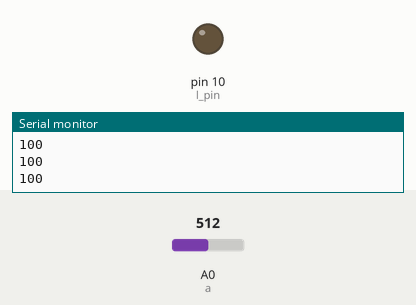
The sketch below on a simulated Arduino Uno, built with avr-gcc and run on an emulated ATmega328P. Parts: output pins drawn as LEDs (lit = HIGH), the last lines printed to the serial monitor. The inputs (shaded band) are chosen by the test bench; at power-on: A0 (a) = 512.

Above: at 1.2 s.
1.3 s: A0 (a) set to 604
2.8 s: A0 (a) set to 628
At 4.0 s:
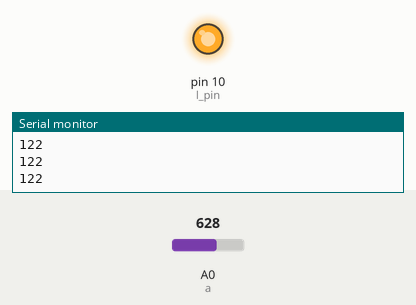
4.3 s: A0 (a) set to 511
At 5.5 s:
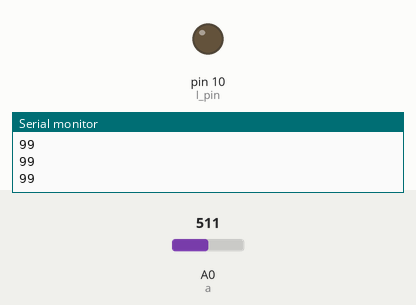
5.8 s: A0 (a) set to 716
At 6.7 s:
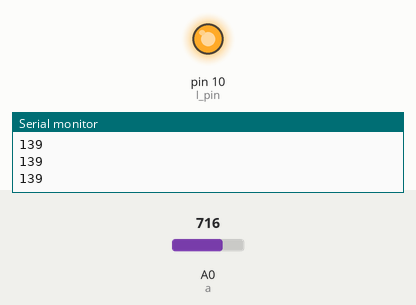
Timing chart, 0 to 8.3 s (numbered marks = the images above; inputs shaded):
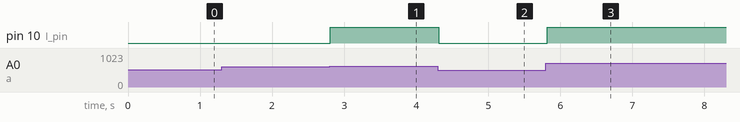

Measured:
- the behaviour switches between 613 and 614 on A0 (a) (found by bisection; images 0 and 1)
- after the input at 2.8 s, pin 10 (l_pin): LOW → HIGH at once
- after the input at 4.3 s, pin 10 (l_pin): HIGH → LOW at once
- after the input at 5.8 s, pin 10 (l_pin): LOW → HIGH at once

The sketch:

sensor.ino
```cpp
int a = A0;
int val = 0;
int l_pin = 10;

void setup()
{
    pinMode(l_pin, OUTPUT);
    Serial.begin(9600);
}

void loop()
{
    val = analogRead(a);
    val = map(val, 0, 1023, 0 , 200);
    if(val >=120) digitalWrite(l_pin, HIGH) ;
    else digitalWrite(l_pin, LOW);
    Serial.println(val);
    delay(20);
}
```

hello.c
```cpp

```
